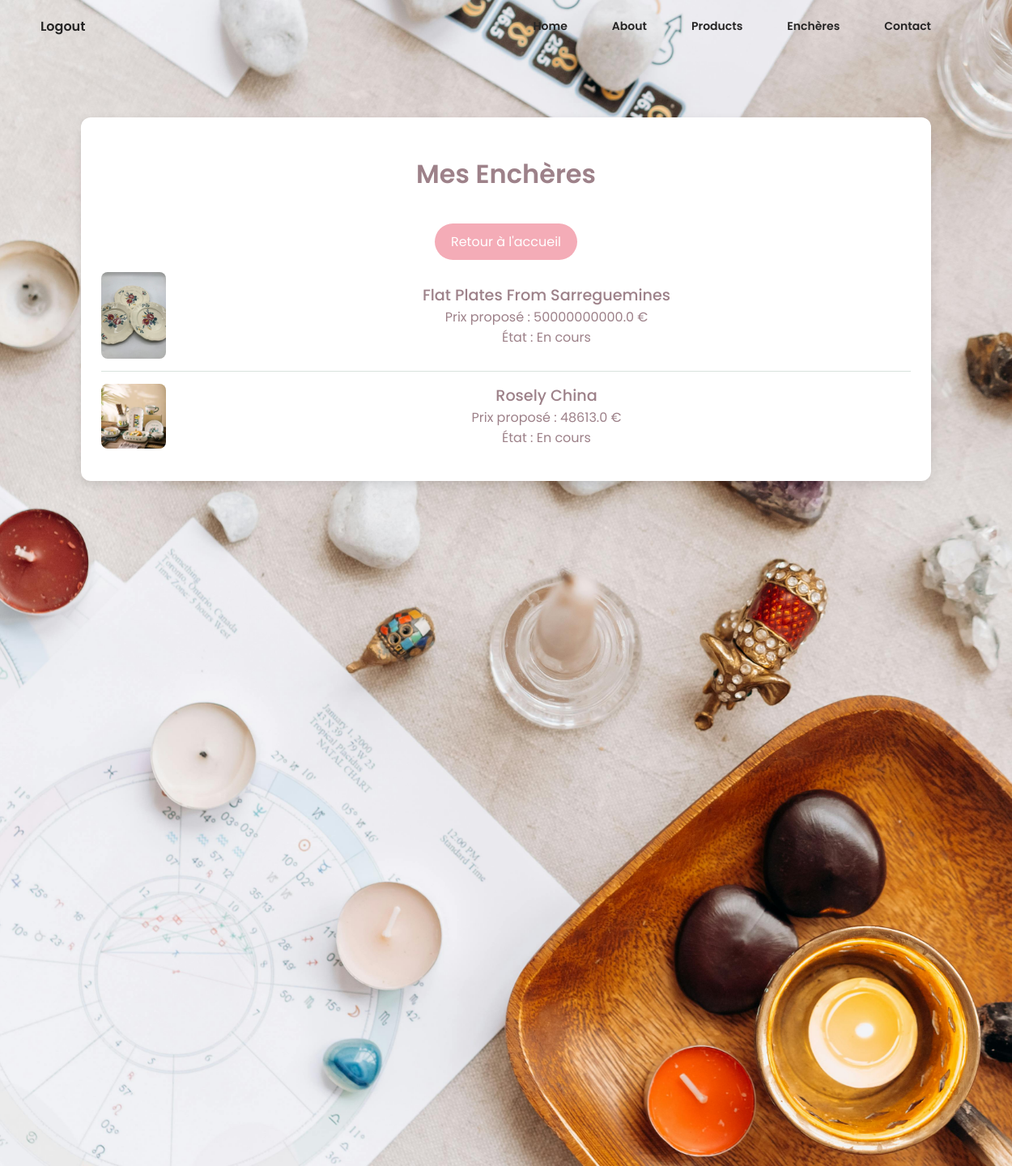
The page /mes_encheres (signed in) on the database as committed earlier.
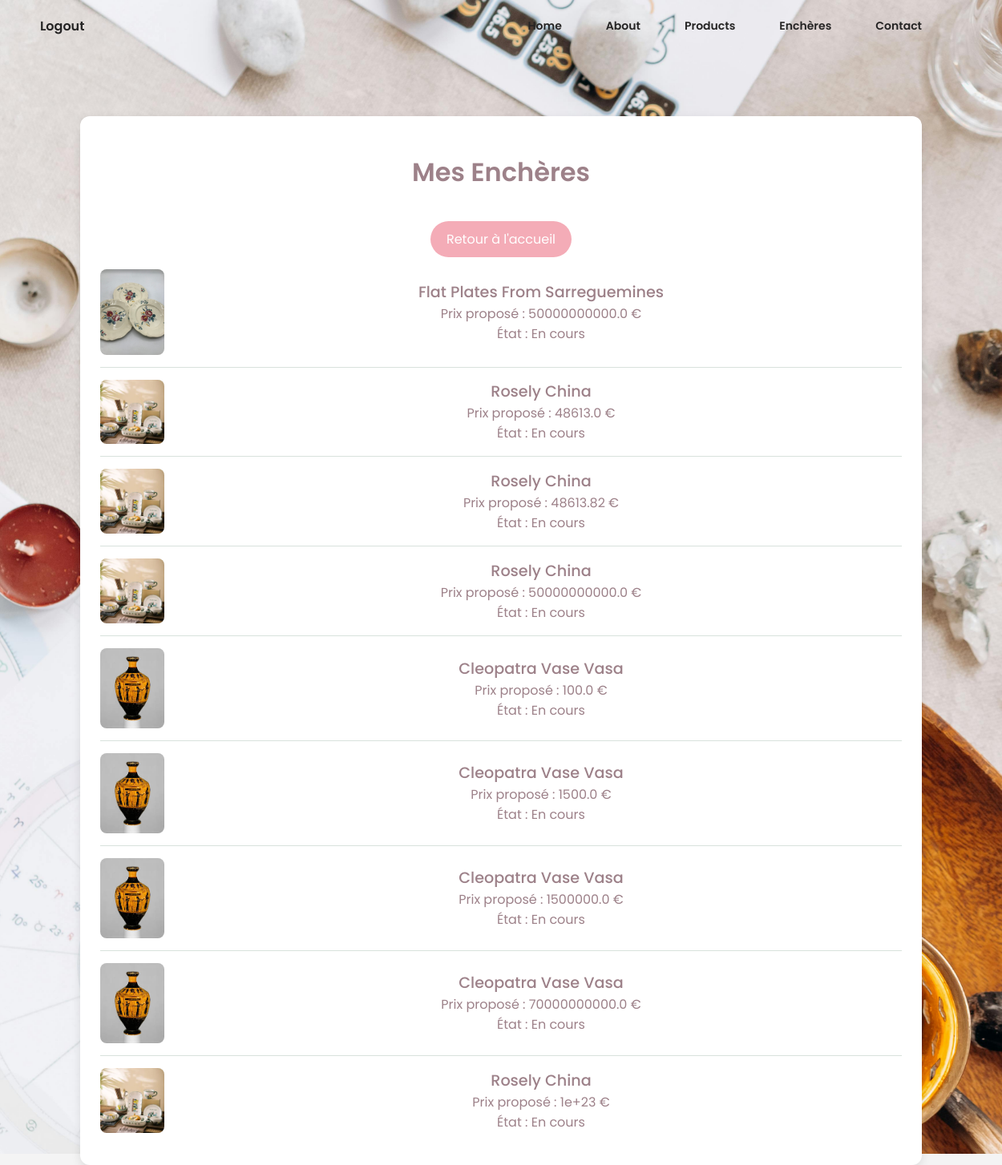
The same page on the database as committed later.
### tables this page shows
CREATE TABLE historique_enchere (
            id_enchere INTEGER NOT NULL,
            id_user INTEGER,
            proposed_price REAL NOT NULL,
            FOREIGN KEY (id_user) REFERENCES users(id),
            FOREIGN KEY (id_enchere) REFERENCES enchere(id),
            PRIMARY KEY (id_enchere, id_user, proposed_price)
            
        );

CREATE TABLE enchere (
            id_enchere INTEGER PRIMARY KEY AUTOINCREMENT,
            name TEXT NOT NULL,
            etat TEXT NOT NULL DEFAULT 'En cours',
            description TEXT NOT NULL,
            image_url TEXT, 
            prix REAL NOT NULL,
            date_fin DATE NOT NULL,
            adresse TEXT NOT NULL
        );

### app.py (the view)
@app.route("/mes_encheres")
@login_required
def mes_encheres():
    user_id = session.get("user_id")
    if not user_id:
        return redirect(
            url_for("login")
        )  # Redirige vers la page de connexion si l'utilisateur n'est pas connecté
    conn = sqlite3.connect("database.db")
    conn.row_factory = sqlite3.Row
    cursor = conn.cursor()
    cursor.execute(
        """
        SELECT e.name, e.image_url, he.proposed_price, e.etat
        FROM historique_enchere he
        JOIN enchere e ON he.id_enchere = e.id_enchere
        WHERE he.id_user = ?
    """,
        (user_id,),
    )
    encheres = cursor.fetchall()
    conn.close()
    return render_template("mes_encheres.html", encheres=encheres)

### app.py (called while the page is built)
@login_manager.user_loader
def load_user(user_id):
    conn = get_db()
    user = conn.execute("SELECT * FROM users WHERE id = ?", (user_id,)).fetchone()
    conn.close()
    if user:
        return User(
            user["id"],
            user["FirstName"],
            user["LastName"],
            user["Email"],
            user["phoneNum"],
            user["password"],
            user["is_admin"],
        )
    return None

def get_db():
    conn = sqlite3.connect("database.db")
    conn.row_factory = sqlite3.Row
    return conn

### templates/mes_encheres.html (shortened to what this page needs)
<!DOCTYPE html>
<html lang="fr">
<head>
    <link rel="stylesheet" href="{{ url_for('static', filename='cart.css') }}">
</head>
<body>
    <header>
        <div id="navbar">
            <a href="{{ url_for('logout') }}" class="logout-text">Logout</a>
            <nav>
                <ul>
                    <li><a href="{{ url_for('home') }}">Home</a></li>
                    <li><a href="{{ url_for('home') }}#about">About</a></li>
                    <li><a href="{{ url_for('index_user') }}">Products</a></li>
                    <li><a href="{{ url_for('encher_user') }}">Enchères</a></li>
                    <li><a href="{{ url_for('contact_us') }}">Contact</a></li>
                </ul>
            </nav>
        </div>
        <div class="cart-container">
            <h1>Mes Enchères</h1>
            <a href="{{ url_for('home') }}" class="back-link">Retour à l'accueil</a>
            {% if encheres %}
                {% for enchere in encheres %}
                <div class="cart-item">
                    <img src="{{ url_for('static', filename=enchere[1]) }}" alt="Image de {{ enchere[0] }}">
                    <div class="cart-item-details">
                        <div class="cart-item-name">{{ enchere[0] }}</div>
                        <div class="cart-item-price">Prix proposé : {{ enchere[2] }} €</div>
                        <div class="cart-item-quantity">État : {{ enchere[3] }}</div>
                    </div>
                </div>
                {% endfor %}
            {% else %}
                <p>Vous n'avez pas encore placé d'enchères.</p>
            {% endif %}
        </div>
    </header>
</body>
</html>

### static/cart.css (style rules this page uses)
body { font-family: "Poppins", sans-serif; background-color: #f4f4f4; margin: 0; padding: 0px; text-align: center; color: #9d8189; }
header { height: 180vh; background: url("../static/welcome.jpg") center center/cover no-repeat; position: relative; }
h1, h2 { color: #9d8189; font-weight: 600; }
a { text-decoration: none; color: #f4acb7; transition: color 0.3s ease; }
.back-link { display: inline-block; margin-top: 15px; padding: 10px 20px; background-color: #f4acb7; color: #ffffff; border-radius: 25px; transition: background-color 0.3s ease; }
.cart-container { max-width: 1000px; margin: 0 auto; background-color: #ffffff; padding: 25px; border-radius: 12px; box-shadow: 0 4px 12px rgba(0, 0, 0, 0.1); margin-top: 80px; }
.cart-item { display: flex; justify-content: space-between; align-items: center; padding: 15px 0; border-bottom: 1px solid #d8e2dc; }
.cart-item:last-child { border-bottom: none; }
.cart-item img { max-width: 80px; height: auto; border-radius: 8px; }
.cart-item-details { flex-grow: 1; margin-left: 20px; }
.cart-item-name { font-size: 1.2em; font-weight: 500; color: #9d8189; }
.cart-item-price { color: #9d8189; }
.cart-item-quantity { color: #9d8189; }
#navbar { position: relative; top: 0; left: 0; width: 100%; z-index: 10; display: flex; justify-content: space-between; align-items: center; padding: 10px 20px; }
.logout-text { color: rgb(37, 36, 36); font-weight: 600; padding: 10px 20px; margin-left: 10px; transition: border-bottom 0.3s ease-in-out; }
#navbar ul { display: flex; gap: 15px; margin-right: 100px; }
#navbar ul li a { padding: 15px 20px; color: rgb(37, 36, 36); font-weight:600; transition: border-bottom 0.3s ease-in-out; }
ul { list-style: none; padding: 0; margin: 0; }
ul li { padding: 5px 0; color: #9d8189; font-size: 14px; }

Rows that differ between the two databases and show on the page:
added historique_enchere: name (picture), name "Rosely China", proposed_price "48613.82", etat "En cours"
added historique_enchere: name (picture), name "Rosely China", proposed_price "50000000000.0", etat "En cours"
added historique_enchere: image_url (picture), name "Cleopatra Vase Vasa", proposed_price "100.0", etat "En cours"
added historique_enchere: image_url (picture), name "Cleopatra Vase Vasa", proposed_price "1500.0", etat "En cours"
added historique_enchere: image_url (picture), name "Cleopatra Vase Vasa", proposed_price "1500000.0", etat "En cours"
added historique_enchere: image_url (picture), name "Cleopatra Vase Vasa", proposed_price "70000000000.0", etat "En cours"
added historique_enchere: name (picture), name "Rosely China", proposed_price "1e+23", etat "En cours"
